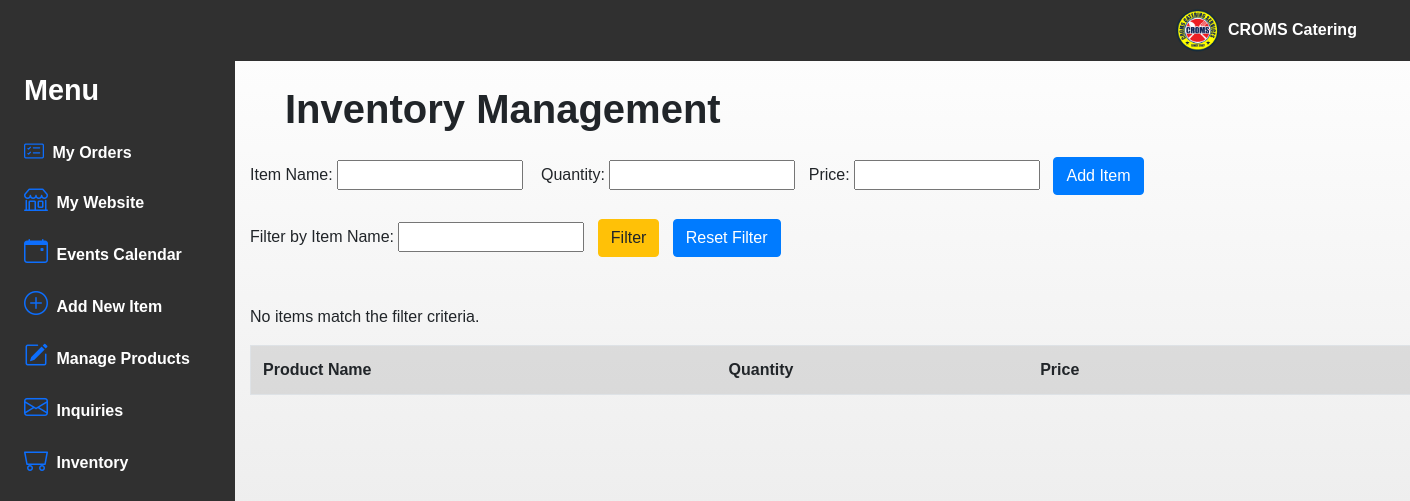
The app's page /PHP/admin/inventory.php (signed in), older data.
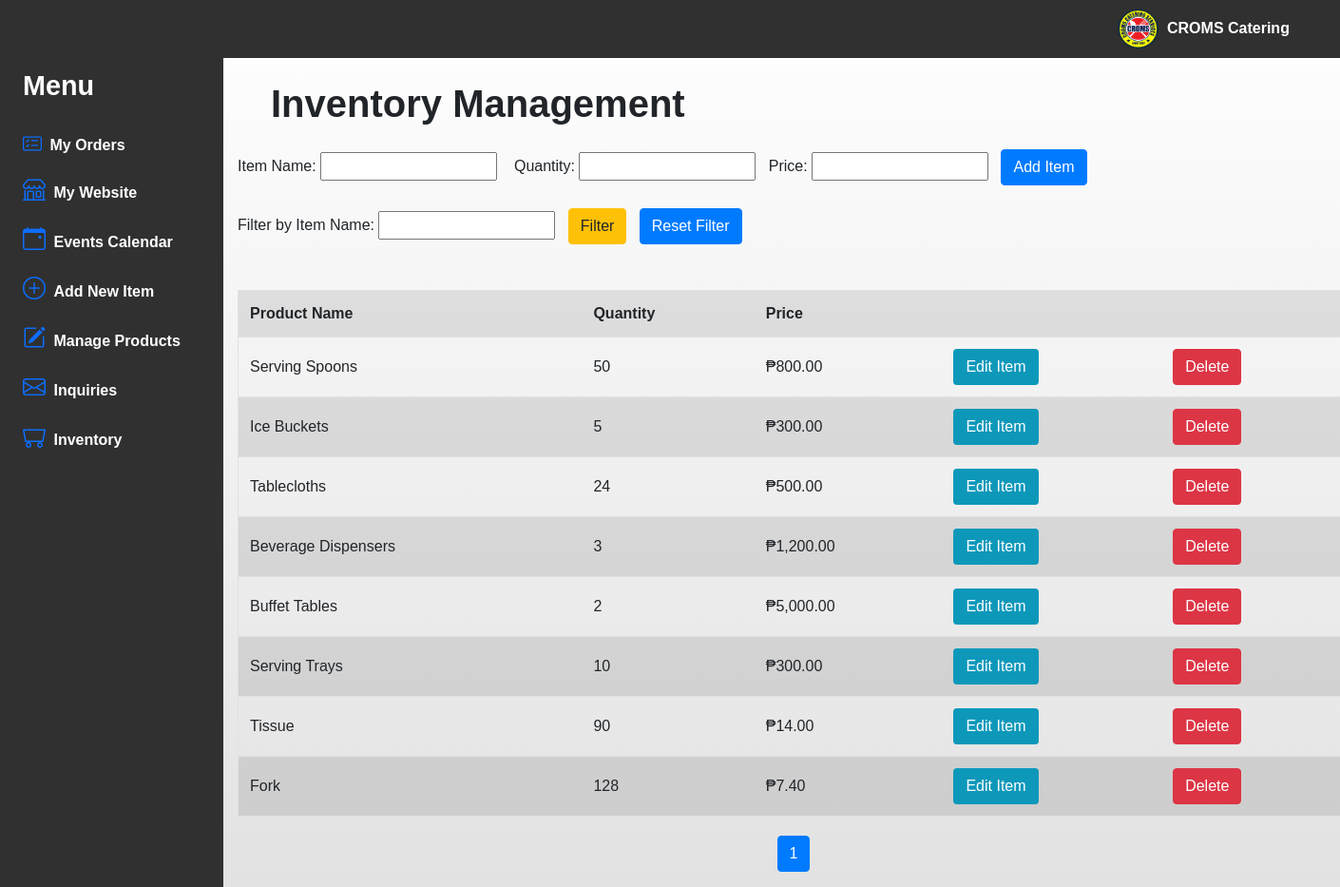
The same page, newer data.
### tables this page shows
CREATE TABLE `inventory` (
  `id` int(11) NOT NULL,
  `product_name` varchar(255) NOT NULL,
  `quantity` int(11) NOT NULL,
  `price` decimal(10,2) NOT NULL
);

### PHP/admin/inventory.php (the view, shortened to what this page needs)
<?php
include_once 'header.php';
include_once '../../includes/adminSidePanel.inc.php';
require_once '../../includes/database.inc.php';
?>
<link rel="stylesheet" href="../../css/inventory.css">
<div class='container' style='width: 1200px;'>
<div>
    <h1>Inventory Management</h1>
    <form action="../../includes/inventoryFunctions.inc.php" method="post">
        <label for="">Item Name:</label>
        <input type="text" name="product_name" required> &nbsp;&nbsp;
        <label for="">Quantity:</label>
        <input type="number" name="quantity" required>&nbsp;&nbsp;
        <label for="">Price:</label>
        <input type="number" step="0.01" name="price" required>&nbsp;&nbsp;
        <button class="btn btn-primary" type="submit" name="submit">Add Item</button>
    </form>
</div>
<br>
<div>
    <form action="inventory.php" method="get">
        <label for="">Filter by Item Name:</label>
        <input type="text" name="filter_product_name"> &nbsp;
        <button class="btn btn-warning" type="submit" name="filter_submit">Filter</button> &nbsp;
        <button class="btn btn-primary" type="submit" name="reset_filter">Reset Filter</button>
    </form>
</div>
<br><br>
    <table class="table table-striped table-hover" border="1">
        <tr>
            <th>Product Name</th>
            <th>Quantity</th>
            <th>Price</th>
            <th></th>
            <th></th>
        </tr>
    <?php
        $results_per_page = 12;
        $current_page = isset($_GET['page']) ? $_GET['page'] : 1;
        $start_index = ($current_page - 1) * $results_per_page;
        if (isset($_GET['filter_submit'])) {
            $filter_product_name = $_GET['filter_product_name'];
            $sql = "SELECT * FROM inventory WHERE product_name LIKE '%$filter_product_name%' ORDER BY id DESC LIMIT $start_index, $results_per_page";
        }
        else{
            $sql = "SELECT * FROM inventory ORDER BY id DESC LIMIT $start_index, $results_per_page";
        }
        $result = $conn->query($sql);
        if ($result->num_rows > 0) {
            while ($row = $result->fetch_assoc()) {
                echo "<tr id='row'>";
                echo "<td class='align-middle'>".ucfirst($row['product_name'])."</td>";
                echo "<td class='align-middle'>".$row['quantity']."</td>";
                echo "<td class='align-middle'>₱".number_format($row['price'], 2, '.', ',')."</td>";
                echo '<td class="align-middle"><button type="button" class="menu-btn btn" data-toggle="modal" data-target="#itemModal' . $row["id"] . '" style="background-color: #0D98BA; color: white;">Edit Item</button></td>';
                echo '<form action="../../includes/inventoryFunctions.inc.php" method="post">';
                echo "<td class='align-middle'><button class='btn btn-danger' type='submit' name='delete' onclick='return confirm(\"Are you sure you want to delete this item?\");'>Delete</button></td>";
                echo '</form>';
                echo "</tr>";
            }
            } else {
                echo "<p>No items match the filter criteria.</p>";
            }
    ?>
    </table>
     <ul class="pagination">
			<?php
			$sql_count = "SELECT COUNT(*) AS total FROM inventory;";
			$result_count = mysqli_query($conn, $sql_count);
			$row_count = mysqli_fetch_assoc($result_count);
			$total_pages = ceil($row_count['total'] / $results_per_page);
			for ($i = 1; $i <= $total_pages; $i++) {
			echo "<li class='page-item" . ($i == $current_page ? ' active' : '') . "'>";
			echo "<a class='page-link' href='?page=$i'>$i</a>";
			echo "</li>";
			}
			?>
		</ul>
    </div>
    <?php
include_once 'footer.php';
?>

Row changes from the older to the newer data that the page shows:
added inventory: product_name "Serving Spoons", quantity "50", price "800.00"
added inventory: product_name "Ice Buckets", quantity "5", price "300.00"
added inventory: product_name "Tablecloths", quantity "24", price "500.00"
added inventory: product_name "Beverage Dispensers", quantity "3", price "1,200.00"
added inventory: product_name "Buffet Tables", quantity "2", price "5,000.00"
added inventory: product_name "Serving Trays", quantity "10", price "300.00"
added inventory: product_name "Tissue", quantity "90", price "14.00"
added inventory: product_name "Fork", quantity "128", price "7.40"
Text that changed along with them:
new list line: "1"
text no longer shown: "No items match the filter criteria."
